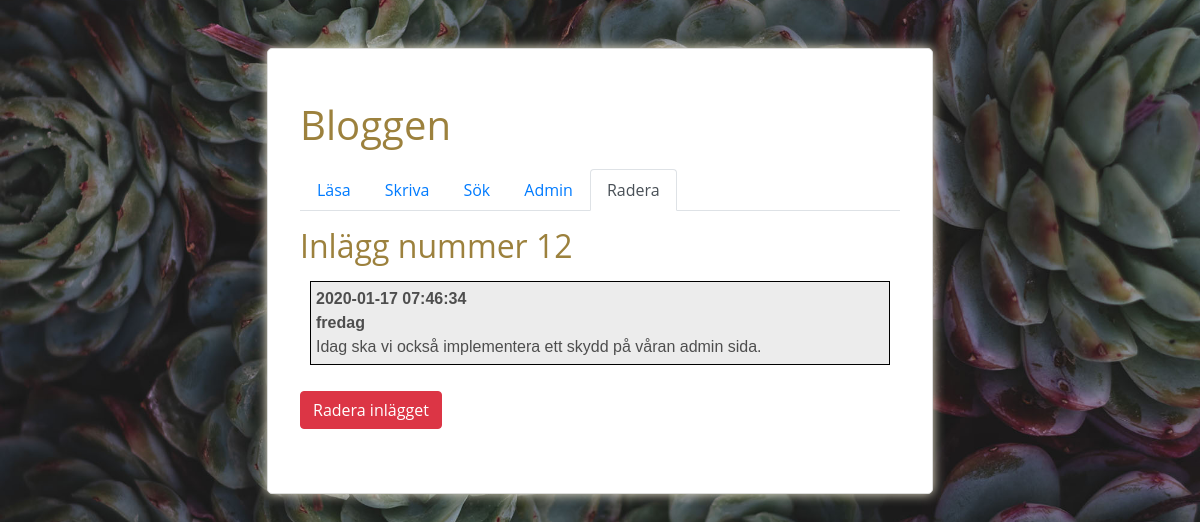
Screenshot of /labb-9/admin/radera.php?id=12 with the database file from the repository.
### tables this page shows
CREATE TABLE `blogg` (
  `ID` int(4) NOT NULL,
  `Datum` timestamp NOT NULL DEFAULT CURRENT_TIMESTAMP,
  `Rubrik` varchar(50) NOT NULL,
  `Inlagg` text NOT NULL
);

### labb-9/admin/radera.php (the view, shortened to what this page needs)
<!DOCTYPE html>
<html lang="sv">
<head>
    <link rel="stylesheet" href="https://stackpath.bootstrapcdn.com/bootstrap/4.3.1/css/bootstrap.min.css">
    <link rel="stylesheet" href="../style.css">
</head>
<body>
    <div class="kontainer">
        <h1>Bloggen</h1>
        <ul class="nav nav-tabs">
            <li class="nav-item">
                <a class="nav-link" href="../lasa.php">Läsa</a>
            </li>
            <li class="nav-item">
                <a class="nav-link" href="./skriva.php">Skriva</a>
            </li>
            <li class="nav-item">
                <a class="nav-link" href="../sok.php">Sök</a>
            </li>
            <li class="nav-item">
                <a class="nav-link" href="./admin.php">Admin</a>
            </li>
            <li class="nav-item">
                <a class="nav-link active">Radera</a>
            </li>
        </ul>
        <?php
$id = filter_input(INPUT_GET, 'id', FILTER_SANITIZE_STRING);
$radera = filter_input(INPUT_POST, 'radera', FILTER_SANITIZE_STRING);
$conn = new mysqli($host, $användare, $lösenord, $databas);
if ($id && !$radera) {
    echo "<h2>Inlägg nummer $id</h2>";
    $sql = "SELECT * FROM blogg WHERE ID = '$id'";
    $resultat = $conn->query($sql);
    $rad = $resultat->fetch_assoc();
    echo "<form action=\"#\" method=\"POST\">";
    echo "<div class=\"inlagg\"><b>$rad[Datum]<br> $rad[Rubrik]</b><br> $rad[Inlagg]</div>";
    echo "<button name=\"radera\" value=\"1\"  class=\"btn btn-danger\">Radera inlägget</button>";
    echo "</form>";
}
?>
    </div>
</body>
</html>

### labb-9/style.css (style rules this page uses)
*, *:before, *:after { box-sizing: inherit; }
body, h1, h2, h3, h4, h5, h6, p, ul { margin: 0; padding: 0; }
body { background-image: url(./bilder/damiano-baschiera-8utUgdTsL8A-unsplash.jpg); background-position: center; background-size: cover; background-repeat: no-repeat; }
.kontainer { width: 600px; padding: 2em; margin: 3em auto; background: #fff; border-radius: 5px; font-family: 'Open Sans', sans-serif; border: 1px solid #ddd; box-shadow: 0 0 12px #f0e9d1; color: #4e4e4e; }
form { margin: 1em 0; color: #4e4e4e; }
button { margin: 1em 0; padding: 0.7em; border-radius: 0.3em; border: none; font-weight: bold; color: #FFF; background-color: #55a5d2; }
h1, h2, h3 { color: #9c813d; }
h1, h2, h3, p { margin: 0.5em 0; }
.inlagg { border: solid 1px #000; font-family: 'Gill Sans', 'Gill Sans MT', Calibri, 'Trebuchet MS', sans-serif; background-color: rgb(236, 236, 236); margin: 10px; padding: 5px; }

### rows the page displays
blogg: Datum "2020-01-17 07:46:34", Rubrik "fredag", Inlagg "Idag ska vi också implementera ett skydd på våran admin sida."

### other values shown
$id "12"
